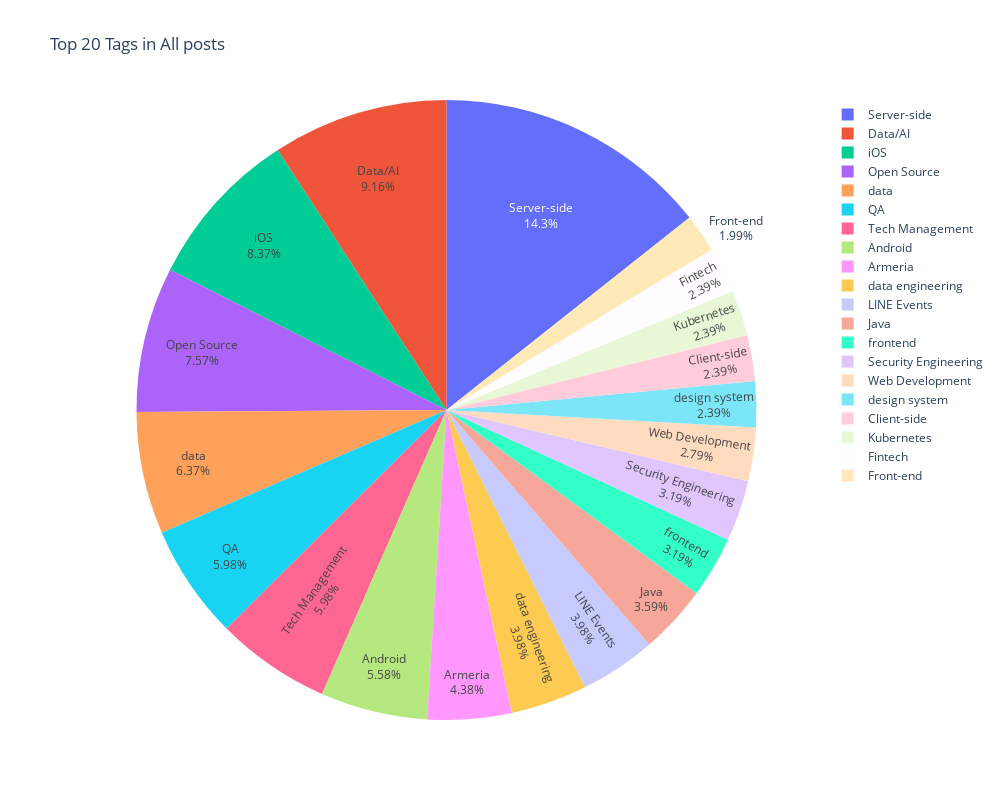

Notebook code cell kept with this figure:
### Markdown cell above
### 전체 기업 - piechart(태그별 보다는 태그를 카테고리화 해서 시각화하는 것이 좋을 것 같음)

### Code cell
tags_list = new_dummy_df['tags'].dropna().str.split(', ').tolist()
tags_list = sum(tags_list, [])
tag_counts = Counter(tags_list)
top_tags = tag_counts.most_common(20)
tags_df = pd.DataFrame(top_tags, columns=['Tag', 'Count'])

fig = px.pie(
    tags_df,
    values='Count',  # 파이조각의 value 값
    names='Tag',  # 파이조각의 라벨
    title='Top 20 Tags in All posts'
)
fig.update_layout(
    width = 1000,
    height = 800
)
fig.update_traces(
    textinfo='percent+label',  # 수치와 라벨 표시
    # pull=0.2 # 파이 조각들 간의 간격(사용하지 않아도 라벨이 조각안에 정상적으로 보임)
)
fig.show()

### Figure 1 — Plotly figure (JSON) as saved in the notebook; plotly's stock layout.template omitted (floating-point values rounded to 4 significant figures)
{"data": [{"domain": {"x": [0, 1], "y": [0, 1]}, "hovertemplate": "Tag=%{label}<br>Count=%{value}<extra></extra>", "labels": ["Server-side", "Data/AI", "iOS", "Open Source", "data", "QA", "Tech Management", "Android", "Armeria", "data engineering", "LINE Events", "Java", "frontend", "Security Engineering", "Web Development", "design system", "Client-side", "Kubernetes", "Fintech", "Front-end"], "legendgroup": "", "name": "", "showlegend": true, "textinfo": "percent+label", "type": "pie", "values": [36, 23, 21, 19, 16, 15, 15, 14, 11, 10, 10, 9, 8, 8, 7, 6, 6, 6, 6, 5]}], "layout": {"height": 800, "legend": {"tracegroupgap": 0}, "title": {"text": "Top 20 Tags in All posts"}, "width": 1000}}
